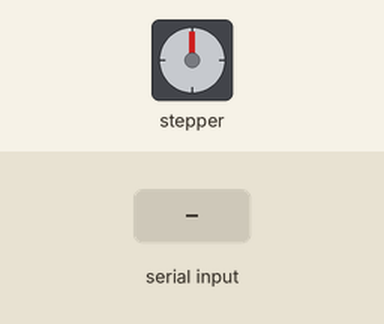
Simulated run of this sketch. Board: Arduino Uno, built with avr-gcc and run on an emulated ATmega328P. Parts: stepper motor. The inputs (shaded band) are chosen by the test bench. Stepper angles assume 2052 steps per turn.

Above: at 1.2 s.
1.3 s: "90,45\n" received over Serial
At 2.3 s:
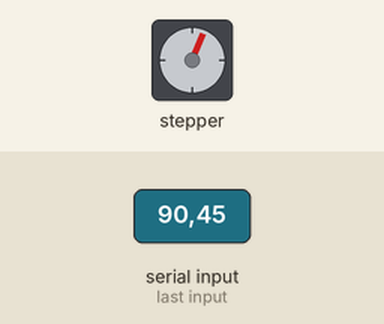
3.1 s: "30,150\n" received over Serial
At 4.0 s:
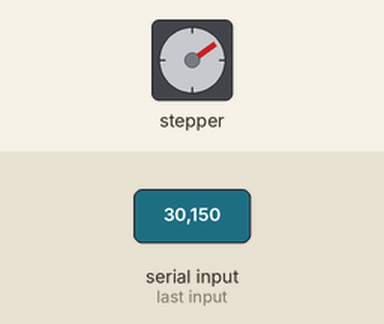
5.1 s: "90\n" received over Serial
At 6.5 s:
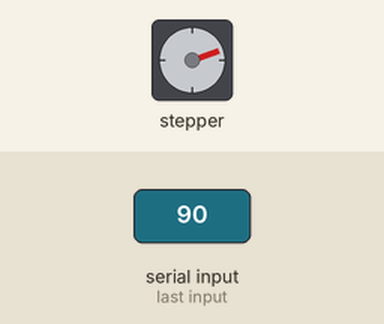
6.8 s: "200\n" received over Serial
At 8.3 s:
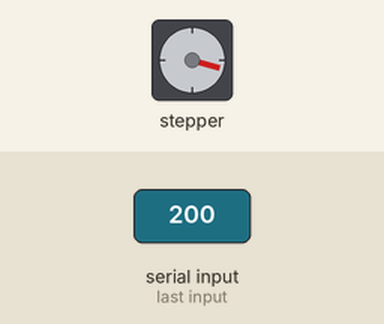
8.8 s: "90,45\n" received over Serial
At 10.3 s:
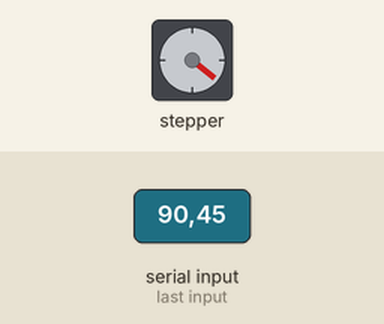
10.6 s: "30,150\n" received over Serial
At 12.2 s:
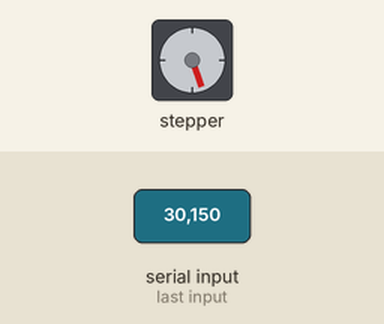
Timing chart, 0 to 13.6 s (numbered marks = the images above; inputs shaded):
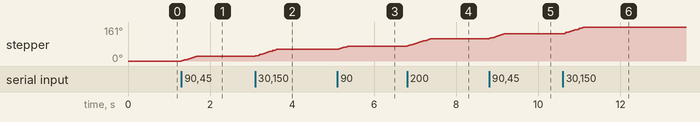

The sketch:

Stepper_Arduino_Code.ino
```cpp
//Works with with matlab to move stepper quickly
#include <Stepper.h>
const int stepsPerRevolution = 2052;
int rotate = 0;

Stepper myStepper1 = Stepper(stepsPerRevolution, 8, 10, 9, 11);
Stepper myStepper2 = Stepper(stepsPerRevolution, 2, 4, 3, 5);


void setup(){
  Serial.begin(9600);
  myStepper1.setSpeed(10);
}

void loop(){
  if(Serial.available() > 0){
    rotate = Serial.parseInt();

    if(rotate>100 || rotate <-100){
      myStepper1.step(rotate);
      rotate = 0;
    }
    else if (rotate<100 && rotate > -100){
      myStepper1.step(rotate);
      rotate = 0;
    }

  }
}
```

Measured:
- after the input at 1.3 s, stepper: turns 23° clockwise in 0.37 s, starting at once
- after the input at 3.1 s, stepper: turns 32° clockwise in 0.51 s, starting at once
- after the input at 5.1 s, stepper: turns 16° clockwise in 0.25 s, starting at once
- after the input at 6.8 s, stepper: turns 35° clockwise in 0.58 s, starting at once
- after the input at 8.8 s, stepper: turns 23° clockwise in 0.37 s, starting at once
- after the input at 10.6 s, stepper: turns 32° clockwise in 0.51 s, starting at once
